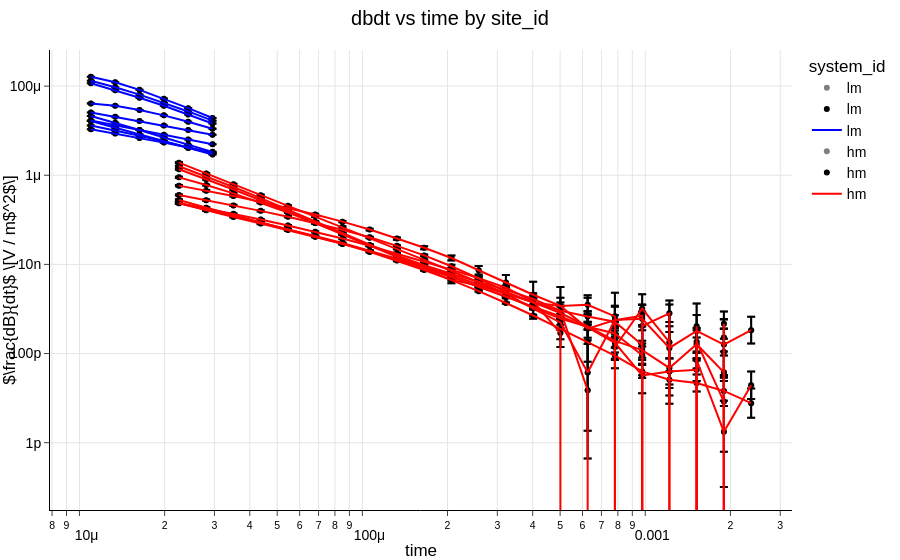

Source (notebook cell):
### Code cell
df1 = temframe.TEMframe.from_pandas(df[(sites<10)], forward_operators=forwards, history=history)
df1.dmfwr = dmfwr
panels.dbdtSounding(dataframe=df1).render()

### Figure 1 — Plotly figure (JSON) as saved in the notebook; plotly's stock layout.template omitted (floating-point values rounded to 4 significant figures; data arrays with more than 128 entries replaced by an {"elided": "..."} marker saying what was removed)
{"data": [{"customdata": {"elided": "77x3 mixed values"}, "error_y": {"array": [NaN, NaN, NaN, NaN, NaN, NaN, NaN, 2.434e-07, 1.831e-07, 1.238e-07, 7.853e-08, 4.822e-08, 2.912e-08, NaN, 1.98e-07, 1.413e-07, 9.662e-08, 6.362e-08, 4.058e-08, 2.518e-08, NaN, 1.736e-07, 1.21e-07, 8.216e-08, 5.421e-08, 3.48e-08, 2.181e-08, NaN, 6.151e-08, 5.45e-08, 4.379e-08, 3.312e-08, 2.396e-08, 1.662e-08, NaN, 3.839e-08, 3.07e-08, 2.472e-08, 1.977e-08, 1.563e-08, 1.226e-08, NaN, 2.536e-08, 1.98e-08, 1.553e-08, 1.219e-08, 9.521e-09, 7.438e-09, NaN, 1.616e-08, 1.294e-08, 1.028e-08, 8.104e-09, 6.312e-09, 4.885e-09, NaN, 1.961e-08, 1.524e-08, 1.153e-08, 8.569e-09, 6.315e-09, 4.61e-09, NaN, 2.473e-08, 1.759e-08, 1.232e-08, 8.637e-09, 6.145e-09, 4.396e-09, NaN, 3.2e-08, 2.264e-08, 1.556e-08, 1.059e-08, 7.272e-09, 5.028e-09, NaN], "arrayminus": [NaN, NaN, NaN, NaN, NaN, NaN, NaN, 2.363e-07, 1.777e-07, 1.201e-07, 7.624e-08, 4.681e-08, 2.826e-08, NaN, 1.923e-07, 1.371e-07, 9.381e-08, 6.177e-08, 3.94e-08, 2.445e-08, NaN, 1.685e-07, 1.175e-07, 7.977e-08, 5.263e-08, 3.379e-08, 2.117e-08, NaN, 5.972e-08, 5.291e-08, 4.251e-08, 3.216e-08, 2.326e-08, 1.614e-08, NaN, 3.727e-08, 2.981e-08, 2.4e-08, 1.919e-08, 1.517e-08, 1.19e-08, NaN, 2.462e-08, 1.922e-08, 1.507e-08, 1.184e-08, 9.244e-09, 7.222e-09, NaN, 1.569e-08, 1.256e-08, 9.982e-09, 7.868e-09, 6.128e-09, 4.743e-09, NaN, 1.904e-08, 1.48e-08, 1.12e-08, 8.319e-09, 6.131e-09, 4.476e-09, NaN, 2.401e-08, 1.708e-08, 1.196e-08, 8.385e-09, 5.966e-09, 4.268e-09, NaN, 3.107e-08, 2.198e-08, 1.51e-08, 1.028e-08, 7.06e-09, 4.881e-09, NaN]}, "hovertemplate": "system_id=lm<br>time=%{x}<br>dbdt=%{y}<extra></extra>", "legendgroup": "lm", "marker": {"color": "gray", "symbol": "circle"}, "mode": "markers", "name": "lm", "orientation": "v", "showlegend": true, "type": "scatter", "x": [NaN, NaN, NaN, NaN, NaN, NaN, NaN, 1.097e-05, 1.337e-05, 1.63e-05, 1.987e-05, 2.423e-05, 2.953e-05, NaN, 1.097e-05, 1.337e-05, 1.63e-05, 1.987e-05, 2.423e-05, 2.953e-05, NaN, 1.097e-05, 1.337e-05, 1.63e-05, 1.987e-05, 2.423e-05, 2.953e-05, NaN, 1.097e-05, 1.337e-05, 1.63e-05, 1.987e-05, 2.423e-05, 2.953e-05, NaN, 1.097e-05, 1.337e-05, 1.63e-05, 1.987e-05, 2.423e-05, 2.953e-05, NaN, 1.097e-05, 1.337e-05, 1.63e-05, 1.987e-05, 2.423e-05, 2.953e-05, NaN, 1.097e-05, 1.337e-05, 1.63e-05, 1.987e-05, 2.423e-05, 2.953e-05, NaN, 1.097e-05, 1.337e-05, 1.63e-05, 1.987e-05, 2.423e-05, 2.953e-05, NaN, 1.097e-05, 1.337e-05, 1.63e-05, 1.987e-05, 2.423e-05, 2.953e-05, NaN, 1.097e-05, 1.337e-05, 1.63e-05, 1.987e-05, 2.423e-05, 2.953e-05, NaN], "xaxis": "x", "y": [NaN, NaN, NaN, NaN, NaN, NaN, NaN, 0.0001623, 0.000122, 8.25e-05, 5.235e-05, 3.204e-05, 1.928e-05, NaN, 0.000132, 9.417e-05, 6.441e-05, 4.242e-05, 2.705e-05, 1.679e-05, NaN, 0.0001157, 8.067e-05, 5.477e-05, 3.614e-05, 2.32e-05, 1.454e-05, NaN, 4.1e-05, 3.633e-05, 2.919e-05, 2.208e-05, 1.592e-05, 1.101e-05, NaN, 2.559e-05, 2.047e-05, 1.642e-05, 1.314e-05, 1.038e-05, 8.121e-06, NaN, 1.69e-05, 1.32e-05, 1.035e-05, 8.128e-06, 6.348e-06, 4.959e-06, NaN, 1.077e-05, 8.625e-06, 6.854e-06, 5.403e-06, 4.208e-06, 3.257e-06, NaN, 1.307e-05, 1.016e-05, 7.69e-06, 5.712e-06, 4.21e-06, 3.073e-06, NaN, 1.649e-05, 1.173e-05, 8.214e-06, 5.758e-06, 4.096e-06, 2.931e-06, NaN, 2.134e-05, 1.509e-05, 1.037e-05, 7.058e-06, 4.848e-06, 3.352e-06, NaN], "yaxis": "y"}, {"customdata": {"elided": "253x3 mixed values"}, "error_y": {"array": {"elided": "253 float values"}, "arrayminus": {"elided": "253 float values"}}, "hovertemplate": "system_id=hm<br>time=%{x}<br>dbdt=%{y}<extra></extra>", "legendgroup": "hm", "marker": {"color": "gray", "symbol": "circle"}, "mode": "markers", "name": "hm", "orientation": "v", "showlegend": true, "type": "scatter", "x": {"elided": "253 float values"}, "xaxis": "x", "y": {"elided": "253 float values"}, "yaxis": "y"}, {"error_y": {"array": [NaN, NaN, NaN, NaN, NaN, NaN, NaN, 2.434e-07, 1.831e-07, 1.238e-07, 7.853e-08, 4.822e-08, 2.912e-08, NaN, 1.98e-07, 1.413e-07, 9.662e-08, 6.362e-08, 4.058e-08, 2.518e-08, NaN, 1.736e-07, 1.21e-07, 8.216e-08, 5.421e-08, 3.48e-08, 2.181e-08, NaN, 6.151e-08, 5.45e-08, 4.379e-08, 3.312e-08, 2.396e-08, 1.662e-08, NaN, 3.839e-08, 3.07e-08, 2.472e-08, 1.977e-08, 1.563e-08, 1.226e-08, NaN, 2.536e-08, 1.98e-08, 1.553e-08, 1.219e-08, 9.521e-09, 7.438e-09, NaN, 1.616e-08, 1.294e-08, 1.028e-08, 8.104e-09, 6.312e-09, 4.885e-09, NaN, 1.961e-08, 1.524e-08, 1.153e-08, 8.569e-09, 6.315e-09, 4.61e-09, NaN, 2.473e-08, 1.759e-08, 1.232e-08, 8.637e-09, 6.145e-09, 4.396e-09, NaN, 3.2e-08, 2.264e-08, 1.556e-08, 1.059e-08, 7.272e-09, 5.028e-09, NaN], "arrayminus": [NaN, NaN, NaN, NaN, NaN, NaN, NaN, 2.363e-07, 1.777e-07, 1.201e-07, 7.624e-08, 4.681e-08, 2.826e-08, NaN, 1.923e-07, 1.371e-07, 9.381e-08, 6.177e-08, 3.94e-08, 2.445e-08, NaN, 1.685e-07, 1.175e-07, 7.977e-08, 5.263e-08, 3.379e-08, 2.117e-08, NaN, 5.972e-08, 5.291e-08, 4.251e-08, 3.216e-08, 2.326e-08, 1.614e-08, NaN, 3.727e-08, 2.981e-08, 2.4e-08, 1.919e-08, 1.517e-08, 1.19e-08, NaN, 2.462e-08, 1.922e-08, 1.507e-08, 1.184e-08, 9.244e-09, 7.222e-09, NaN, 1.569e-08, 1.256e-08, 9.982e-09, 7.868e-09, 6.128e-09, 4.743e-09, NaN, 1.904e-08, 1.48e-08, 1.12e-08, 8.319e-09, 6.131e-09, 4.476e-09, NaN, 2.401e-08, 1.708e-08, 1.196e-08, 8.385e-09, 5.966e-09, 4.268e-09, NaN, 3.107e-08, 2.198e-08, 1.51e-08, 1.028e-08, 7.06e-09, 4.881e-09, NaN]}, "hovertemplate": "system_id=lm<br>time=%{x}<br>dbdt=%{y}<extra></extra>", "legendgroup": "lm", "marker": {"color": "black", "symbol": "circle"}, "mode": "markers", "name": "lm", "orientation": "v", "showlegend": true, "type": "scatter", "x": [NaN, NaN, NaN, NaN, NaN, NaN, NaN, 1.097e-05, 1.337e-05, 1.63e-05, 1.987e-05, 2.423e-05, 2.953e-05, NaN, 1.097e-05, 1.337e-05, 1.63e-05, 1.987e-05, 2.423e-05, 2.953e-05, NaN, 1.097e-05, 1.337e-05, 1.63e-05, 1.987e-05, 2.423e-05, 2.953e-05, NaN, 1.097e-05, 1.337e-05, 1.63e-05, 1.987e-05, 2.423e-05, 2.953e-05, NaN, 1.097e-05, 1.337e-05, 1.63e-05, 1.987e-05, 2.423e-05, 2.953e-05, NaN, 1.097e-05, 1.337e-05, 1.63e-05, 1.987e-05, 2.423e-05, 2.953e-05, NaN, 1.097e-05, 1.337e-05, 1.63e-05, 1.987e-05, 2.423e-05, 2.953e-05, NaN, 1.097e-05, 1.337e-05, 1.63e-05, 1.987e-05, 2.423e-05, 2.953e-05, NaN, 1.097e-05, 1.337e-05, 1.63e-05, 1.987e-05, 2.423e-05, 2.953e-05, NaN, 1.097e-05, 1.337e-05, 1.63e-05, 1.987e-05, 2.423e-05, 2.953e-05, NaN], "xaxis": "x", "y": [NaN, NaN, NaN, NaN, NaN, NaN, NaN, 0.0001623, 0.000122, 8.25e-05, 5.235e-05, 3.204e-05, 1.928e-05, NaN, 0.000132, 9.417e-05, 6.441e-05, 4.242e-05, 2.705e-05, 1.679e-05, NaN, 0.0001157, 8.067e-05, 5.477e-05, 3.614e-05, 2.32e-05, 1.454e-05, NaN, 4.1e-05, 3.633e-05, 2.919e-05, 2.208e-05, 1.592e-05, 1.101e-05, NaN, 2.559e-05, 2.047e-05, 1.642e-05, 1.314e-05, 1.038e-05, 8.121e-06, NaN, 1.69e-05, 1.32e-05, 1.035e-05, 8.128e-06, 6.348e-06, 4.959e-06, NaN, 1.077e-05, 8.625e-06, 6.854e-06, 5.403e-06, 4.208e-06, 3.257e-06, NaN, 1.307e-05, 1.016e-05, 7.69e-06, 5.712e-06, 4.21e-06, 3.073e-06, NaN, 1.649e-05, 1.173e-05, 8.214e-06, 5.758e-06, 4.096e-06, 2.931e-06, NaN, 2.134e-05, 1.509e-05, 1.037e-05, 7.058e-06, 4.848e-06, 3.352e-06, NaN], "yaxis": "y"}, {"error_y": {"array": {"elided": "253 float values"}, "arrayminus": {"elided": "253 float values"}}, "hovertemplate": "system_id=hm<br>time=%{x}<br>dbdt=%{y}<extra></extra>", "legendgroup": "hm", "marker": {"color": "black", "symbol": "circle"}, "mode": "markers", "name": "hm", "orientation": "v", "showlegend": true, "type": "scatter", "x": {"elided": "253 float values"}, "xaxis": "x", "y": {"elided": "253 float values"}, "yaxis": "y"}, {"customdata": {"elided": "77x3 mixed values"}, "hovertemplate": "system_id=lm<br>time=%{x}<br>dbdt=%{y}<extra></extra>", "legendgroup": "lm", "line": {"color": "#0000ff", "dash": "solid"}, "marker": {"symbol": "circle"}, "mode": "lines", "name": "lm", "orientation": "v", "showlegend": true, "type": "scatter", "x": [NaN, NaN, NaN, NaN, NaN, NaN, NaN, 1.097e-05, 1.337e-05, 1.63e-05, 1.987e-05, 2.423e-05, 2.953e-05, NaN, 1.097e-05, 1.337e-05, 1.63e-05, 1.987e-05, 2.423e-05, 2.953e-05, NaN, 1.097e-05, 1.337e-05, 1.63e-05, 1.987e-05, 2.423e-05, 2.953e-05, NaN, 1.097e-05, 1.337e-05, 1.63e-05, 1.987e-05, 2.423e-05, 2.953e-05, NaN, 1.097e-05, 1.337e-05, 1.63e-05, 1.987e-05, 2.423e-05, 2.953e-05, NaN, 1.097e-05, 1.337e-05, 1.63e-05, 1.987e-05, 2.423e-05, 2.953e-05, NaN, 1.097e-05, 1.337e-05, 1.63e-05, 1.987e-05, 2.423e-05, 2.953e-05, NaN, 1.097e-05, 1.337e-05, 1.63e-05, 1.987e-05, 2.423e-05, 2.953e-05, NaN, 1.097e-05, 1.337e-05, 1.63e-05, 1.987e-05, 2.423e-05, 2.953e-05, NaN, 1.097e-05, 1.337e-05, 1.63e-05, 1.987e-05, 2.423e-05, 2.953e-05, NaN], "xaxis": "x", "y": [NaN, NaN, NaN, NaN, NaN, NaN, NaN, 0.0001623, 0.000122, 8.25e-05, 5.235e-05, 3.204e-05, 1.928e-05, NaN, 0.000132, 9.417e-05, 6.441e-05, 4.242e-05, 2.705e-05, 1.679e-05, NaN, 0.0001157, 8.067e-05, 5.477e-05, 3.614e-05, 2.32e-05, 1.454e-05, NaN, 4.1e-05, 3.633e-05, 2.919e-05, 2.208e-05, 1.592e-05, 1.101e-05, NaN, 2.559e-05, 2.047e-05, 1.642e-05, 1.314e-05, 1.038e-05, 8.121e-06, NaN, 1.69e-05, 1.32e-05, 1.035e-05, 8.128e-06, 6.348e-06, 4.959e-06, NaN, 1.077e-05, 8.625e-06, 6.854e-06, 5.403e-06, 4.208e-06, 3.257e-06, NaN, 1.307e-05, 1.016e-05, 7.69e-06, 5.712e-06, 4.21e-06, 3.073e-06, NaN, 1.649e-05, 1.173e-05, 8.214e-06, 5.758e-06, 4.096e-06, 2.931e-06, NaN, 2.134e-05, 1.509e-05, 1.037e-05, 7.058e-06, 4.848e-06, 3.352e-06, NaN], "yaxis": "y"}, {"customdata": {"elided": "253x3 mixed values"}, "hovertemplate": "system_id=hm<br>time=%{x}<br>dbdt=%{y}<extra></extra>", "legendgroup": "hm", "line": {"color": "#ff0000", "dash": "solid"}, "marker": {"symbol": "circle"}, "mode": "lines", "name": "hm", "orientation": "v", "showlegend": true, "type": "scatter", "x": {"elided": "253 float values"}, "xaxis": "x", "y": {"elided": "253 float values"}, "yaxis": "y"}], "layout": {"dragmode": "select", "legend": {"title": {"text": "system_id"}, "tracegroupgap": 0}, "margin": {"b": 50, "l": 50, "r": 50, "t": 50}, "title": {"text": "dbdt vs time by site_id"}, "xaxis": {"anchor": "y", "domain": [0, 1], "title": {"text": "time"}, "type": "log"}, "yaxis": {"anchor": "x", "domain": [0, 1], "title": {"text": "$\\frac{dB}{dt}$ \\[V / m$^2$\\]"}, "type": "log"}}}
